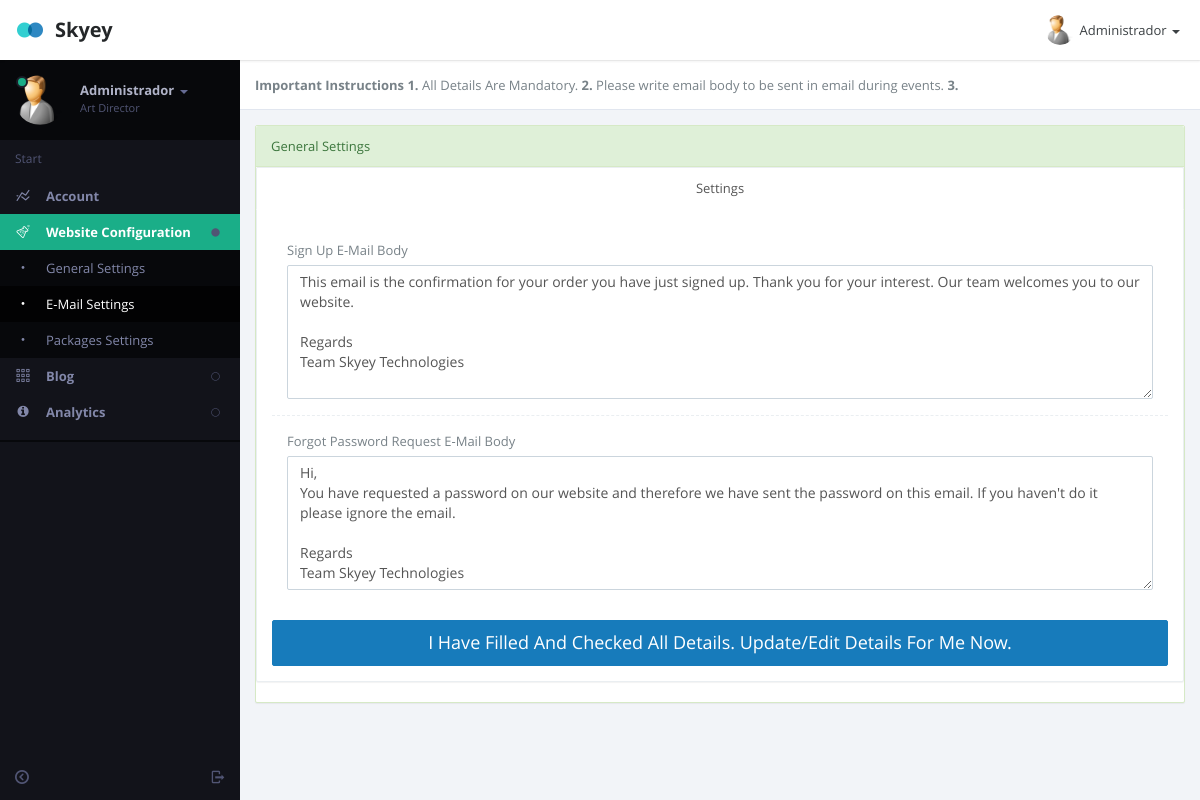
The page /sources_org/MLMP/User/admin/emailsettings.php (signed in) on the database its author committed.
### tables this page shows
CREATE TABLE `affiliateuser` (
  `Id` int(11) NOT NULL,
  `username` varchar(15) NOT NULL,
  `password` text NOT NULL,
  `fname` text NOT NULL,
  `address` text NOT NULL,
  `email` text NOT NULL,
  `referedby` varchar(15) NOT NULL DEFAULT 'none',
  `ipaddress` int(10) UNSIGNED NOT NULL,
  `mobile` bigint(10) NOT NULL,
  `active` int(11) NOT NULL,
  `doj` date NOT NULL,
  `country` text NOT NULL,
  `tamount` double NOT NULL DEFAULT '0',
  `payment` varchar(10) NOT NULL,
  `signupcode` text NOT NULL,
  `level` int(1) NOT NULL DEFAULT '2',
  `pcktaken` int(10) NOT NULL DEFAULT '0',
  `launch` int(1) NOT NULL DEFAULT '0',
  `expiry` date NOT NULL DEFAULT '2199-12-31',
  `bankname` varchar(250) NOT NULL DEFAULT 'Not Available',
  `accountname` varchar(250) NOT NULL DEFAULT 'Not Available',
  `accountno` double NOT NULL DEFAULT '0',
  `accounttype` int(11) NOT NULL DEFAULT '0',
  `ifsccode` varchar(100) NOT NULL DEFAULT 'Not Available',
  `getpayment` int(11) NOT NULL DEFAULT '1',
  `renew` int(1) NOT NULL DEFAULT '0'
);

CREATE TABLE `emailtext` (
  `id` int(6) NOT NULL,
  `code` varchar(50) NOT NULL,
  `etext` text NOT NULL,
  `emailactive` int(4) DEFAULT NULL
);

### sources_org/MLMP/User/admin/emailsettings.php (the view, shortened to what this page needs)
<?php
include_once ("z_db.php");
?>
<!DOCTYPE html>
<html lang="en" class="app">
<head>
<link rel="stylesheet" href="css/app.v1.css" type="text/css" />
</head>
<body class="">
<section class="vbox">
  <header class="bg-white header header-md navbar navbar-fixed-top-xs box-shadow">
    <div class="navbar-header aside-md dk"> <a href="dashboard.php" class="navbar-brand"><img src="images/logo.png" class="m-r-sm">Skyey</a> </div>
    <ul class="nav navbar-nav navbar-right m-n hidden-xs nav-user user">
      <li class="dropdown"> <a href="#" class="dropdown-toggle" data-toggle="dropdown"> <span class="thumb-sm avatar pull-left"> <img src="images/a0.jpg"> </span> <?php
		  $sql="SELECT fname FROM  affiliateuser WHERE username='".$_SESSION['adminidusername']."'";
		  if ($result = mysqli_query($con, $sql)) {
    while ($row = mysqli_fetch_row($result)) {
        print $row[0];
    }
}
	   ?> <b class="caret"></b> </a>
      </li>
    </ul>
  </header>
  <section>
    <section class="hbox stretch">
      <aside class="bg-black aside-md hidden-print" id="nav">
        <section class="vbox">
          <section class="w-f scrollable">
            <div class="slim-scroll" data-height="auto" data-disable-fade-out="true" data-distance="0" data-size="10px" data-color="#333333">
              <div class="clearfix wrapper dk nav-user hidden-xs">
                <div class="dropdown"> <a href="#" class="dropdown-toggle" data-toggle="dropdown"> <span class="thumb avatar pull-left m-r"> <img src="images/a0.jpg"> <i class="on md b-black"></i> </span> <span class="hidden-nav-xs clear"> <span class="block m-t-xs"> <strong class="font-bold text-lt"><?php
		  $sql="SELECT fname FROM  affiliateuser WHERE username='".$_SESSION['adminidusername']."'";
		  if ($result = mysqli_query($con, $sql)) {
    while ($row = mysqli_fetch_row($result)) {
        print $row[0];
    }
}
	   ?></strong> <b class="caret"></b> </span> <span class="text-muted text-xs block">Art Director</span> </span> </a>
                </div>
              </div>
              <nav class="nav-primary hidden-xs">
                <div class="text-muted text-sm hidden-nav-xs padder m-t-sm m-b-sm">Start</div>
                <ul class="nav nav-main" data-ride="collapse">
                  <li> <a href="#" class="auto"> <i class="i i-statistics icon"> </i> <span class="font-bold">Account</span> </a>
				  </li>
                  <li  class="active"> <a href="#" class="auto"> <span class="pull-right text-muted"> <i class="i i-circle-sm-o text"></i> <i class="i i-circle-sm text-active"></i> </span> <i class="i i-lab icon"> </i> <span class="font-bold">Website Configuration</span> </a>
                    <ul class="nav dk">
                      <li> <a href="gensettings.php" class="auto"> <i class="i i-dot"></i> <span>General Settings</span> </a> </li>
					  <li  class="active"> <a href="emailsettings.php" class="auto"> <i class="i i-dot"></i> <span>E-Mail Settings</span> </a> </li>
                      <li > <a href="pacsettings.php" class="auto"> <i class="i i-dot"></i> <span>Packages Settings</span> </a> </li>
                    </ul>
                  </li>
                  <li > <a href="#" class="auto"> <span class="pull-right text-muted"> <i class="i i-circle-sm-o text"></i> <i class="i i-circle-sm text-active"></i> </span> <i class="i i-grid2 icon"> </i> <span class="font-bold">Blog</span> </a>
                  </li>
				  <li > <a href="#" class="auto"> <span class="pull-right text-muted"> <i class="i i-circle-sm-o text"></i> <i class="i i-circle-sm text-active"></i> </span> <i class="fa fa-info-circle"> </i> <span class="font-bold">Analytics</span> </a>
                  </li>
                </ul>
                <div class="line dk hidden-nav-xs"></div>
              </nav>
            </div>
          </section>
          <footer class="footer hidden-xs no-padder text-center-nav-xs"> <a href="logout.php" data-toggle="ajaxModal" class="btn btn-icon icon-muted btn-inactive pull-right m-l-xs m-r-xs hidden-nav-xs"> <i class="i i-logout"></i> </a> <a href="#nav" data-toggle="class:nav-xs" class="btn btn-icon icon-muted btn-inactive m-l-xs m-r-xs"> <i class="i i-circleleft text"></i> <i class="i i-circleright text-active"></i> </a> </footer>
        </section>
      </aside>
      <section id="content">
        <section class="vbox">
          <header class="header bg-white b-b b-light">
            <p><strong>Important Instructions </strong> <b>1.</b> All Details Are Mandatory. <b>2. </b>Please write email body to be sent in email during events. <b>3.</b></p>
          </header>
          <section class="scrollable wrapper">
            <div class="row">
              <div class="col-sm-12 portlet">
                <section class="panel panel-success portlet-item">
                  <header class="panel-heading"> General Settings </header>
                  <section class="panel panel-default">
                  <header class="panel-heading bg-light">
                    <ul class="nav nav-tabs nav-justified">
                      <li class="active"><a href="#home" data-toggle="tab"> Settings</a></li>
                      <?php
					  $query="SELECT * FROM  emailtext WHERE code='SIGNUP'";
 $result = mysqli_query($con,$query);
while($row = mysqli_fetch_array($result))
{
	$signupetext="$row[etext]";
	}
					  ?>
                    </ul>
                  </header>
                  <div class="panel-body">
                    <div class="tab-content">
                      <div class="tab-pane active" id="home">
					  <div class="panel-body">
                    <form action="<?php echo htmlspecialchars($_SERVER["PHP_SELF"], ENT_QUOTES, "utf-8"); ?>" method="post">
					  <div class="form-group">
                            <label>Sign Up E-Mail Body</label>
                            <textarea class="form-control" rows="6" data-minwords="6" data-required="true" placeholder="Type your message" name="signuptextarea"><?php print $signupetext;?></textarea>
                          </div>
						   <?php
					  $query="SELECT * FROM  emailtext WHERE code='FORGOTPASSWORD'";
 $result = mysqli_query($con,$query);
while($row = mysqli_fetch_array($result))
{
	$forgottext="$row[etext]";
	}
					  ?>
						   <div class="line line-dashed b-b line-lg pull-in"></div>
						  <div class="form-group">
                            <label>Forgot Password Request E-Mail Body</label>
                            <textarea class="form-control" rows="6" data-minwords="6" data-required="true" placeholder="Type your message" name=forgottextarea><?php print $forgottext;?></textarea>
                          </div>
</div>
                     <button type="submit" class="btn btn-lg btn-primary btn-block">I Have Filled And Checked All Details. Update/Edit Details For Me Now.</button>
                  </div>
					  </div>
                    </div>
                  </div>
                </section>
                </section>
          </section>
        </section>
        <a href="#" class="hide nav-off-screen-block" data-toggle="class:nav-off-screen" data-target="#nav"></a> </section>
    </section>
</body>
</html>

### rows shown on the page
affiliateuser: fname "Administrador"
emailtext: signuptextarea "This email is the confirmation for your order you have just signed up. Thank you for your interest. Our team welcomes you to our website. Regards Team Skyey Technologies"
emailtext: forgottextarea "Hi, You have requested a password on our website and therefore we have sent the password on this email. If you haven't do it please ignore the email. Regards Team Skyey Technologies"
